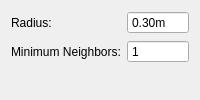
          <widget class="QWidget" name="pageRadius">
           <layout class="QFormLayout" name="formLayoutRadius">
            <item row="0" column="0">
             <widget class="QLabel" name="labelRadius">
              <property name="text">
               <string>Radius:</string>
              </property>
             </widget>
            </item>
            <item row="0" column="1">
             <widget class="QDoubleSpinBox" name="spinRadius">
              <property name="buttonSymbols">
               <enum>QAbstractSpinBox::ButtonSymbols::NoButtons</enum>
              </property>
              <property name="suffix">
               <string>m</string>
              </property>
              <property name="minimum">
               <double>0.050000000000000</double>
              </property>
              <property name="maximum">
               <double>1.000000000000000</double>
              </property>
              <property name="singleStep">
               <double>0.010000000000000</double>
              </property>
              <property name="value">
               <double>0.300000000000000</double>
              </property>
             </widget>
            </item>
            <item row="1" column="1">
             <widget class="QSpinBox" name="spinRadiusMinNeighbors">
              <property name="buttonSymbols">
               <enum>QAbstractSpinBox::ButtonSymbols::NoButtons</enum>
              </property>
              <property name="minimum">
               <number>1</number>
              </property>
              <property name="maximum">
               <number>20</number>
              </property>
             </widget>
            </item>
            <item row="1" column="0">
             <widget class="QLabel" name="labelRadiusMinNeighbors">
              <property name="text">
               <string>Minimum Neighbors:</string>
              </property>
             </widget>
            </item>
           </layout>
          </widget>
